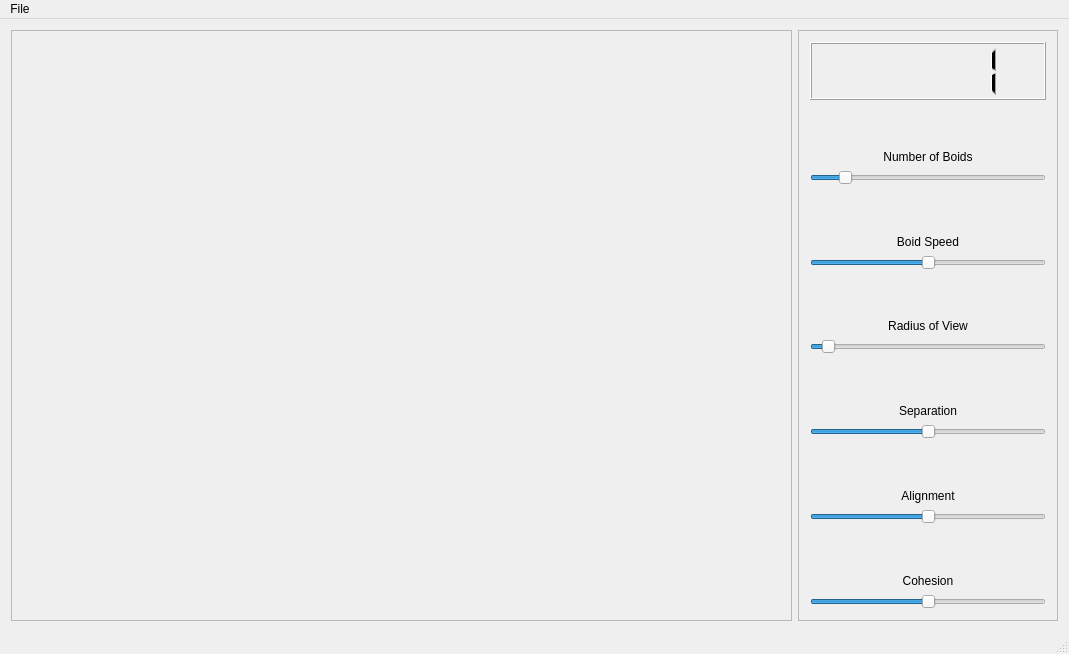
<?xml version="1.0" encoding="UTF-8"?>
<ui version="4.0">
 <class>MainWindowForm</class>
 <widget class="QMainWindow" name="MainWindowForm">
  <property name="geometry">
   <rect>
    <x>0</x>
    <y>0</y>
    <width>1069</width>
    <height>654</height>
   </rect>
  </property>
  <property name="windowTitle">
   <string>Boids Trent</string>
  </property>
  <property name="layoutDirection">
   <enum>Qt::LeftToRight</enum>
  </property>
  <property name="autoFillBackground">
   <bool>false</bool>
  </property>
  <widget class="QWidget" name="centralWidget">
   <property name="maximumSize">
    <size>
     <width>16777215</width>
     <height>16777215</height>
    </size>
   </property>
   <property name="autoFillBackground">
    <bool>true</bool>
   </property>
   <layout class="QHBoxLayout" name="horizontalLayout_2">
    <item>
     <layout class="QHBoxLayout" name="horizontalLayout" stretch="3,1">
      <item>
       <widget class="QFrame" name="graphicsFrame">
        <property name="frameShape">
         <enum>QFrame::StyledPanel</enum>
        </property>
        <property name="frameShadow">
         <enum>QFrame::Raised</enum>
        </property>
       </widget>
      </item>
      <item>
       <widget class="QFrame" name="controlFrame">
        <property name="frameShape">
         <enum>QFrame::StyledPanel</enum>
        </property>
        <property name="frameShadow">
         <enum>QFrame::Raised</enum>
        </property>
        <layout class="QHBoxLayout" name="horizontalLayout_3">
         <item>
          <layout class="QVBoxLayout" name="verticalLayout_2" stretch="0,0,0,0,0,0,0,0,0,0,0,0,0">
           <property name="sizeConstraint">
            <enum>QLayout::SetMinimumSize</enum>
           </property>
           <item>
            <widget class="QLCDNumber" name="showBoidNumber">
             <property name="value" stdset="0">
              <double>1.000000000000000</double>
             </property>
            </widget>
           </item>
           <item>
            <widget class="QLabel" name="label">
             <property name="text">
              <string>Number of Boids</string>
             </property>
             <property name="alignment">
              <set>Qt::AlignBottom|Qt::AlignHCenter</set>
             </property>
            </widget>
           </item>
           <item>
            <widget class="QSlider" name="boidSlider">
             <property name="maximum">
              <number>400</number>
             </property>
             <property name="sliderPosition">
              <number>50</number>
             </property>
             <property name="orientation">
              <enum>Qt::Horizontal</enum>
             </property>
            </widget>
           </item>
           <item>
            <widget class="QLabel" name="label_2">
             <property name="text">
              <string>Boid Speed</string>
             </property>
             <property name="alignment">
              <set>Qt::AlignBottom|Qt::AlignHCenter</set>
             </property>
            </widget>
           </item>
           <item>
            <widget class="QSlider" name="boidSpeed">
             <property name="maximum">
              <number>100</number>
             </property>
             <property name="sliderPosition">
              <number>50</number>
             </property>
             <property name="orientation">
              <enum>Qt::Horizontal</enum>
             </property>
            </widget>
           </item>
           <item>
            <widget class="QLabel" name="label_6">
             <property name="text">
              <string>Radius of View</string>
             </property>
             <property name="alignment">
              <set>Qt::AlignBottom|Qt::AlignHCenter</set>
             </property>
            </widget>
           </item>
           <item>
            <widget class="QSlider" name="boidRadius">
             <property name="maximum">
              <number>100</number>
             </property>
             <property name="value">
              <number>5</number>
             </property>
             <property name="orientation">
              <enum>Qt::Horizontal</enum>
             </property>
            </widget>
           </item>
           <item>
            <widget class="QLabel" name="label_3">
             <property name="maximumSize">
              <size>
               <width>16777209</width>
               <height>16777215</height>
              </size>
             </property>
             <property name="text">
              <string>Separation</string>
             </property>
             <property name="alignment">
              <set>Qt::AlignBottom|Qt::AlignHCenter</set>
             </property>
            </widget>
           </item>
           <item>
            <widget class="QSlider" name="boidSeparation">
             <property name="maximum">
              <number>100</number>
             </property>
             <property name="value">
              <number>50</number>
             </property>
             <property name="orientation">
              <enum>Qt::Horizontal</enum>
             </property>
            </widget>
           </item>
           <item>
            <widget class="QLabel" name="label_4">
             <property name="text">
              <string>Alignment</string>
             </property>
             <property name="alignment">
              <set>Qt::AlignBottom|Qt::AlignHCenter</set>
             </property>
            </widget>
           </item>
           <item>
            <widget class="QSlider" name="boidAlignment">
             <property name="maximum">
              <number>100</number>
             </property>
             <property name="value">
              <number>50</number>
             </property>
             <property name="orientation">
              <enum>Qt::Horizontal</enum>
             </property>
            </widget>
           </item>
           <item>
            <widget class="QLabel" name="label_5">
             <property name="layoutDirection">
              <enum>Qt::LeftToRight</enum>
             </property>
             <property name="text">
              <string>Cohesion</string>
             </property>
             <property name="alignment">
              <set>Qt::AlignBottom|Qt::AlignHCenter</set>
             </property>
            </widget>
           </item>
           <item>
            <widget class="QSlider" name="boidCohesion">
             <property name="maximum">
              <number>100</number>
             </property>
             <property name="value">
              <number>50</number>
             </property>
             <property name="orientation">
              <enum>Qt::Horizontal</enum>
             </property>
            </widget>
           </item>
          </layout>
         </item>
        </layout>
       </widget>
      </item>
     </layout>
    </item>
   </layout>
  </widget>
  <widget class="QMenuBar" name="menuBar">
   <property name="geometry">
    <rect>
     <x>0</x>
     <y>0</y>
     <width>1069</width>
     <height>26</height>
    </rect>
   </property>
   <widget class="QMenu" name="menuFile">
    <property name="title">
     <string>File</string>
    </property>
    <addaction name="actionExit"/>
   </widget>
   <addaction name="menuFile"/>
  </widget>
  <widget class="QStatusBar" name="statusBar"/>
  <action name="actionOpen">
   <property name="text">
    <string>Open</string>
   </property>
  </action>
  <action name="actionAbout">
   <property name="text">
    <string>About</string>
   </property>
  </action>
  <action name="actionSave">
   <property name="text">
    <string>Save</string>
   </property>
  </action>
  <action name="actionSave_As">
   <property name="text">
    <string>Save As</string>
   </property>
  </action>
  <action name="actionExit">
   <property name="text">
    <string>Exit</string>
   </property>
  </action>
  <action name="actionOpen_2">
   <property name="text">
    <string>Open</string>
   </property>
  </action>
  <action name="actionSave_2">
   <property name="text">
    <string>Save</string>
   </property>
  </action>
  <action name="actionSave_As_2">
   <property name="text">
    <string>Save As</string>
   </property>
  </action>
 </widget>
 <layoutdefault spacing="6" margin="11"/>
 <resources/>
 <connections>
  <connection>
   <sender>boidSlider</sender>
   <signal>sliderMoved(int)</signal>
   <receiver>showBoidNumber</receiver>
   <slot>display(int)</slot>
   <hints>
    <hint type="sourcelabel">
     <x>953</x>
     <y>169</y>
    </hint>
    <hint type="destinationlabel">
     <x>941</x>
     <y>85</y>
    </hint>
   </hints>
  </connection>
 </connections>
</ui>
